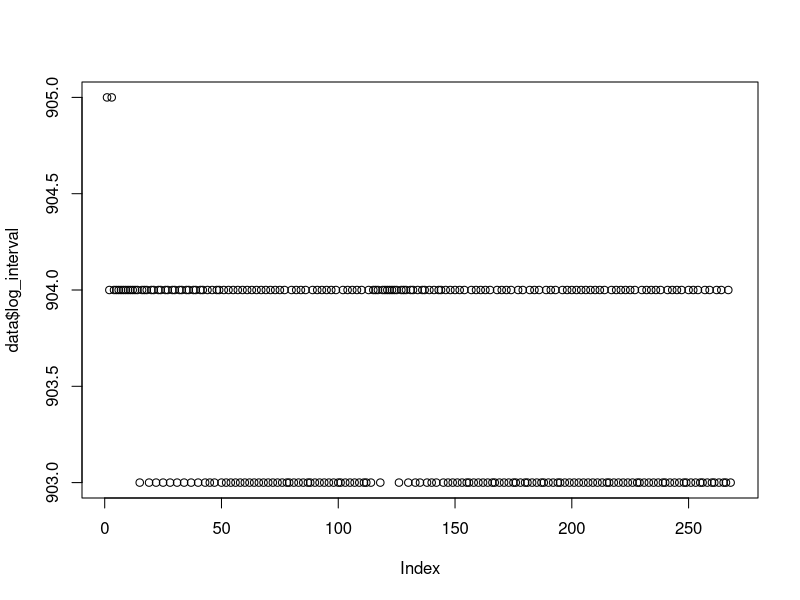
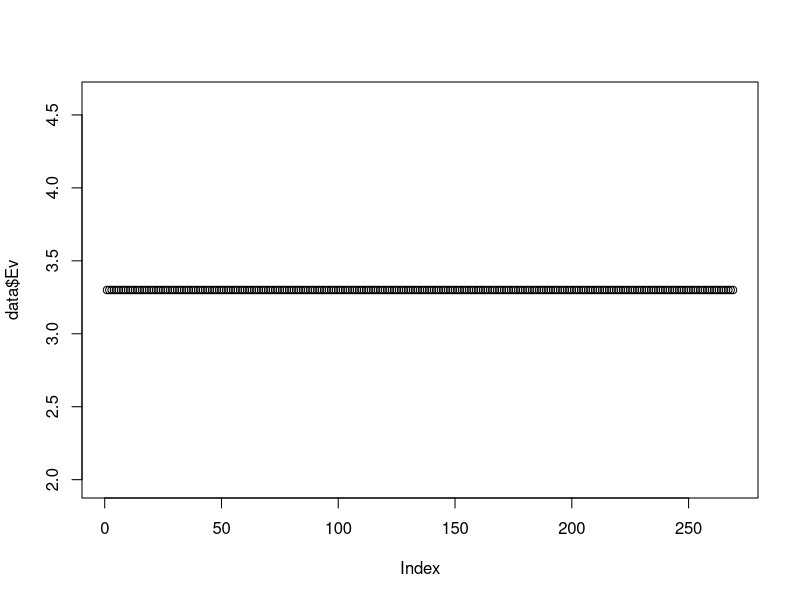
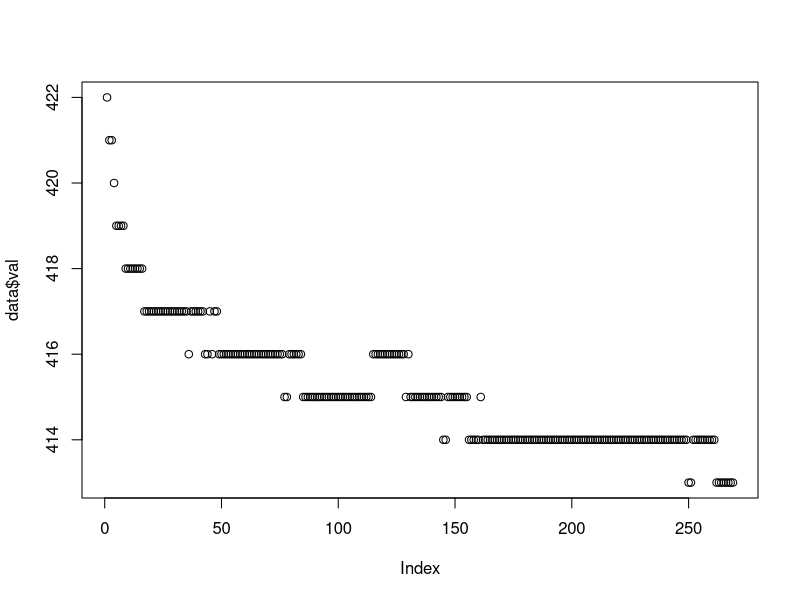
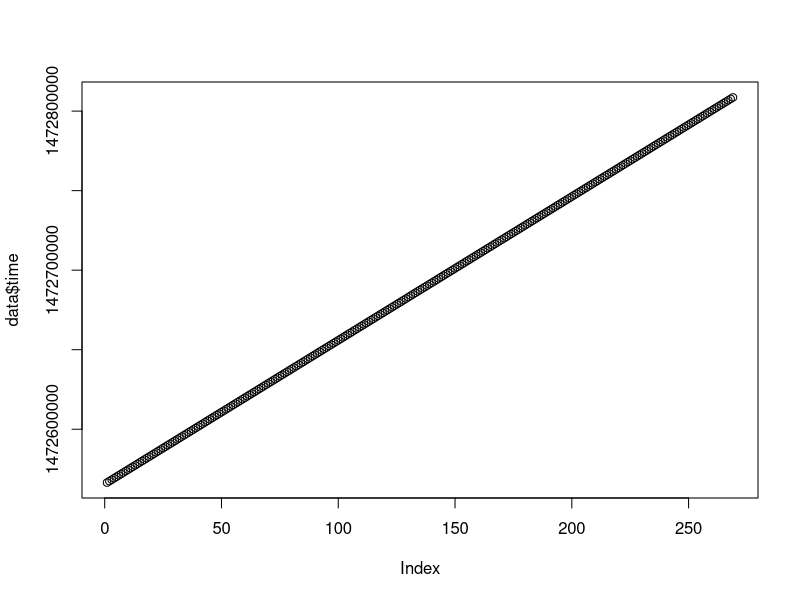
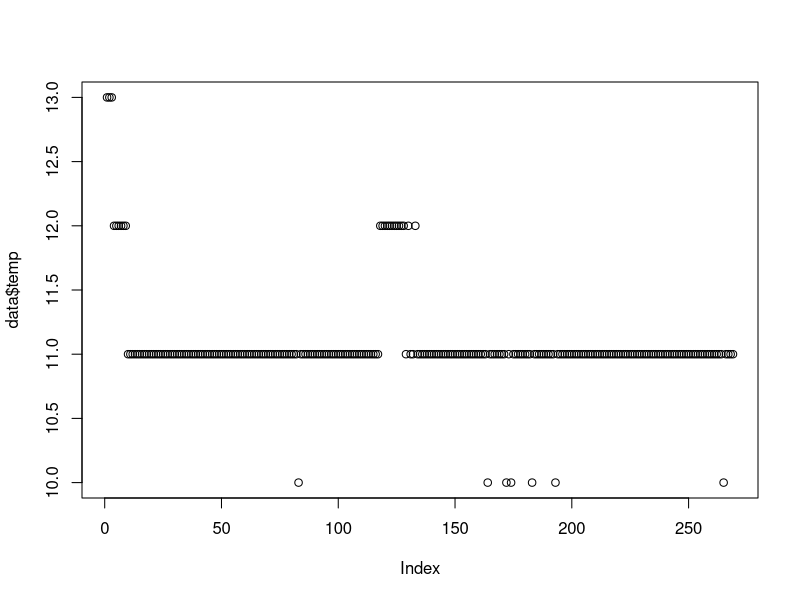
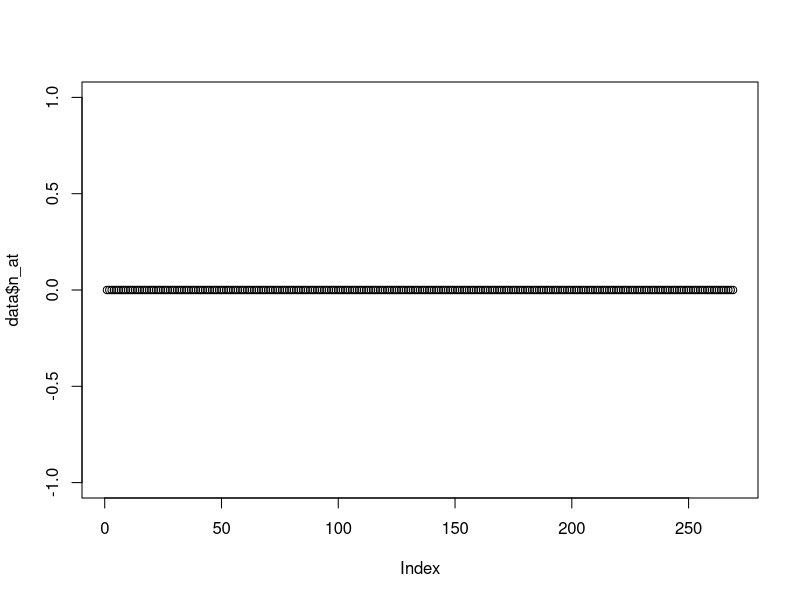
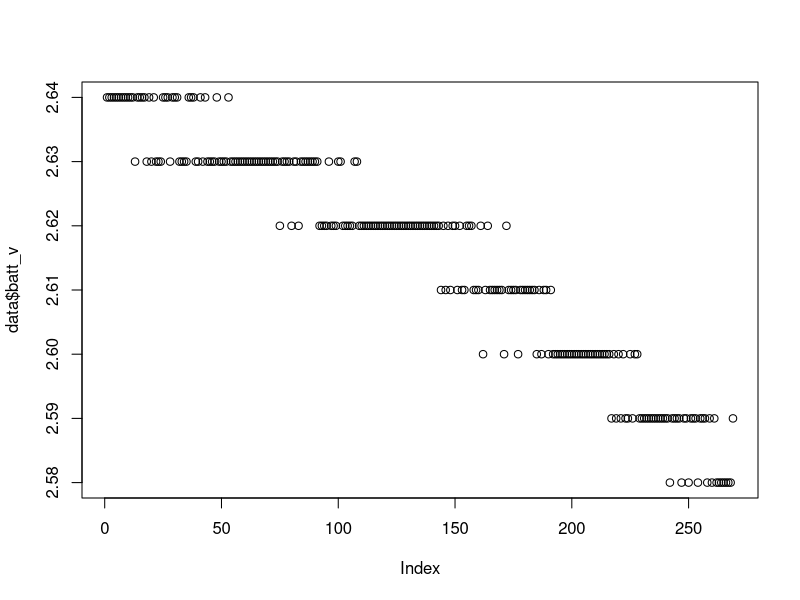

Source code (R) for these figures, in order:
setwd("~/Documents/Projects/UAF/dendrometer/data/20160902_newPwrTest/")
##--Load In Data--##
data = data.frame(read.csv("100_1.csv"))
#Sensor Address, Unix Time Stamp, ADC Value, Temperature, Battery Voltage, Excitation Voltage, Number of send attamps
names(data) <- c("sensor_num", "time", "val", "temp", "batt_v", "Ev", "n_at") 
data$time_real = as.POSIXct(data$time, origin="1970-01-01") #Convert time to POSIX
for (i in 1:length(data$temp)) {
  data$log_interval[i] = data$time[i+1] - data$time[i]
}
plot(data$log_interval)
plot(data$Ev)
plot(data$val)
plot(data$time)
plot(data$temp)
plot(data$n_at)
plot(data$batt_v)

data$time_real

data$time_real[length(data$time_real)]
data$time[length(data$time_real)]
